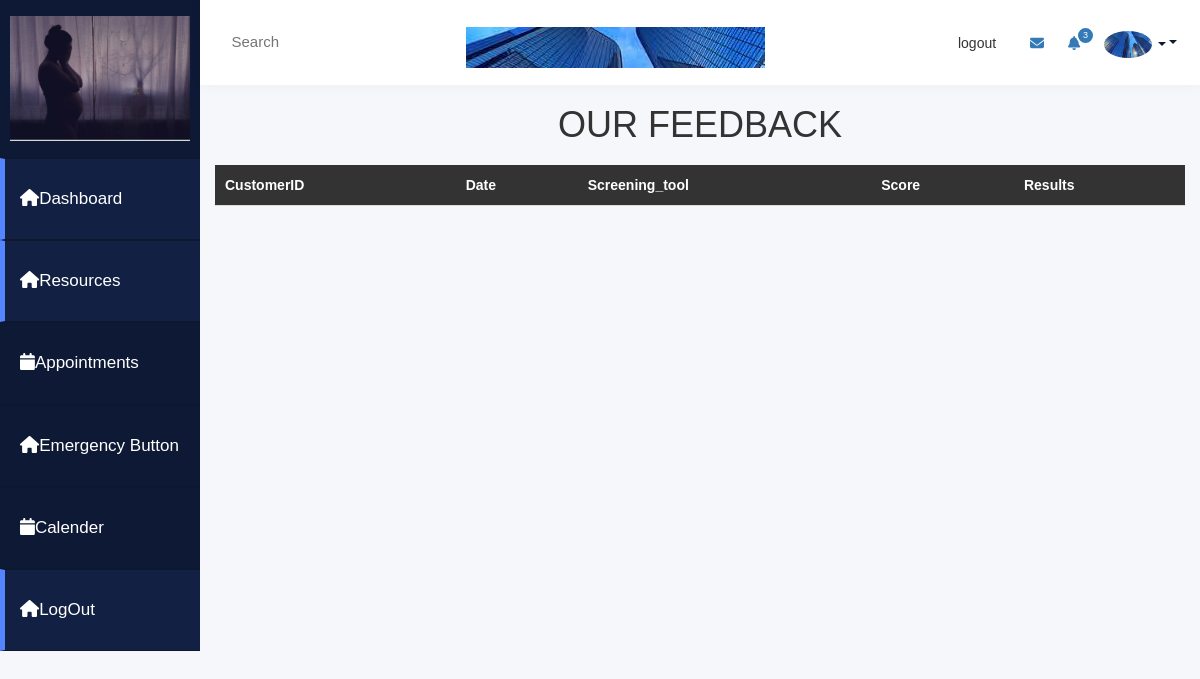
The app's page /screenedlist, older data.
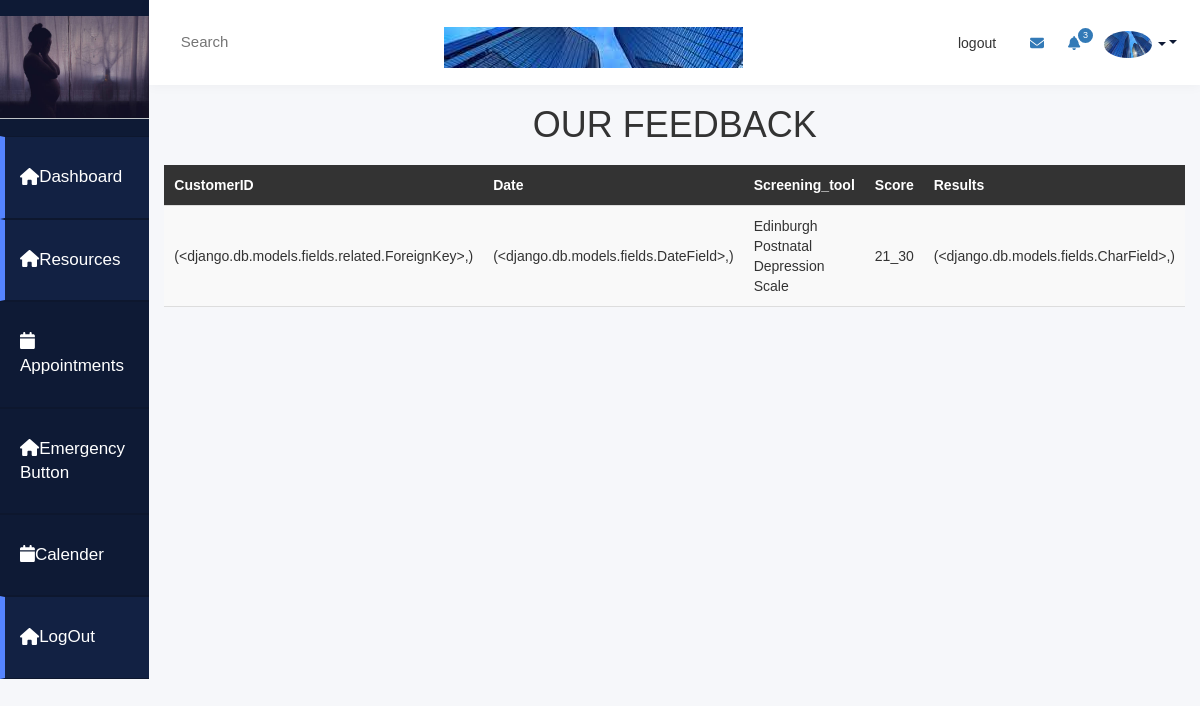
The same page, newer data.
### semaapp/models.py (models this page shows)
class PD_SCREENING(models.Model):
    ID = models.IntegerField(primary_key=True),
    CustomerID =models.ForeignKey(Customer, on_delete=models.CASCADE),
    Date =models.DateField(),
    Results =models.CharField(max_length=255),
    SCREENING_TYPES = (
        ('Edinburgh Postnatal Depression Scale', 'Edinburgh Postnatal Depression Scale'),
        ('Patient Health Questionnaire', 'Patient Health Questionnaire'),
        ('Postpartum Depression Screening Scale', 'Postpartum Depression Screening Scale'),
        ('Beck Depression Inventory-II ', 'Beck Depression Inventory-II'),
        ('Zung Self-Rating Depression Scale ', 'Zung Self-Rating Depression Scale '),
    )
    Screening_tool = models.CharField(max_length=300, choices=SCREENING_TYPES)
    SCORE_TYPES = (
        ('0_10', '0_10'),
        ('11_20', '11_20'),
        ('21_30', '21_30 '),
        ('31_40', '31_40'),
        ('41-50', '41-50'),
        ('Above 50', 'Above 50'),
    )
    Score = models.CharField(max_length=300, choices=SCORE_TYPES)

### semaapp/views.py (the view)
# urls.py: path('screenedlist', views.screenedlist, name='screenedlist'),
def screenedlist(request):
    customer = request.user
    screenedlist = PD_SCREENING.objects.filter()
    return render(request, 'screenedlist.html', {'screenedlist': screenedlist})

### semaapp/Templates/screenedlist.html (shortened to what this page needs)
{% extends 'base.html' %}
{% block content %}
{% load static %}
</head>
<body>
    <h1>OUR FEEDBACK</h1>
    <table>
        <thead>
            <tr>
                <th>CustomerID</th>
                <th>Date</th>
                <th>Screening_tool</th>
                <th>Score</th>
                <th>Results</th>
            </tr>
        </thead>
        <tbody>
            {% for x in screenedlist %}
            <tr>
                <td>{{ x.CustomerID }}</td>
                <td>{{ x.Date }}</td>
                <td>{{ x.Screening_tool }}</td>
                <td>{{ x.Score }}</td>
                <td>{{ x.Results}}</td>
            </tr>
            {% endfor %}
        </tbody>
    </table>
</body>
{% endblock %}

Row changes from the older to the newer data that the page shows:
added PD_SCREENING: CustomerID "(<django.db.models.fields.related.ForeignKey>,)", Date "(<django.db.models.fields.DateField>,)", Screening_tool "Edinburgh Postnatal Depression Scale", Score "21_30", Results "(<django.db.models.fields.CharField>,)"
